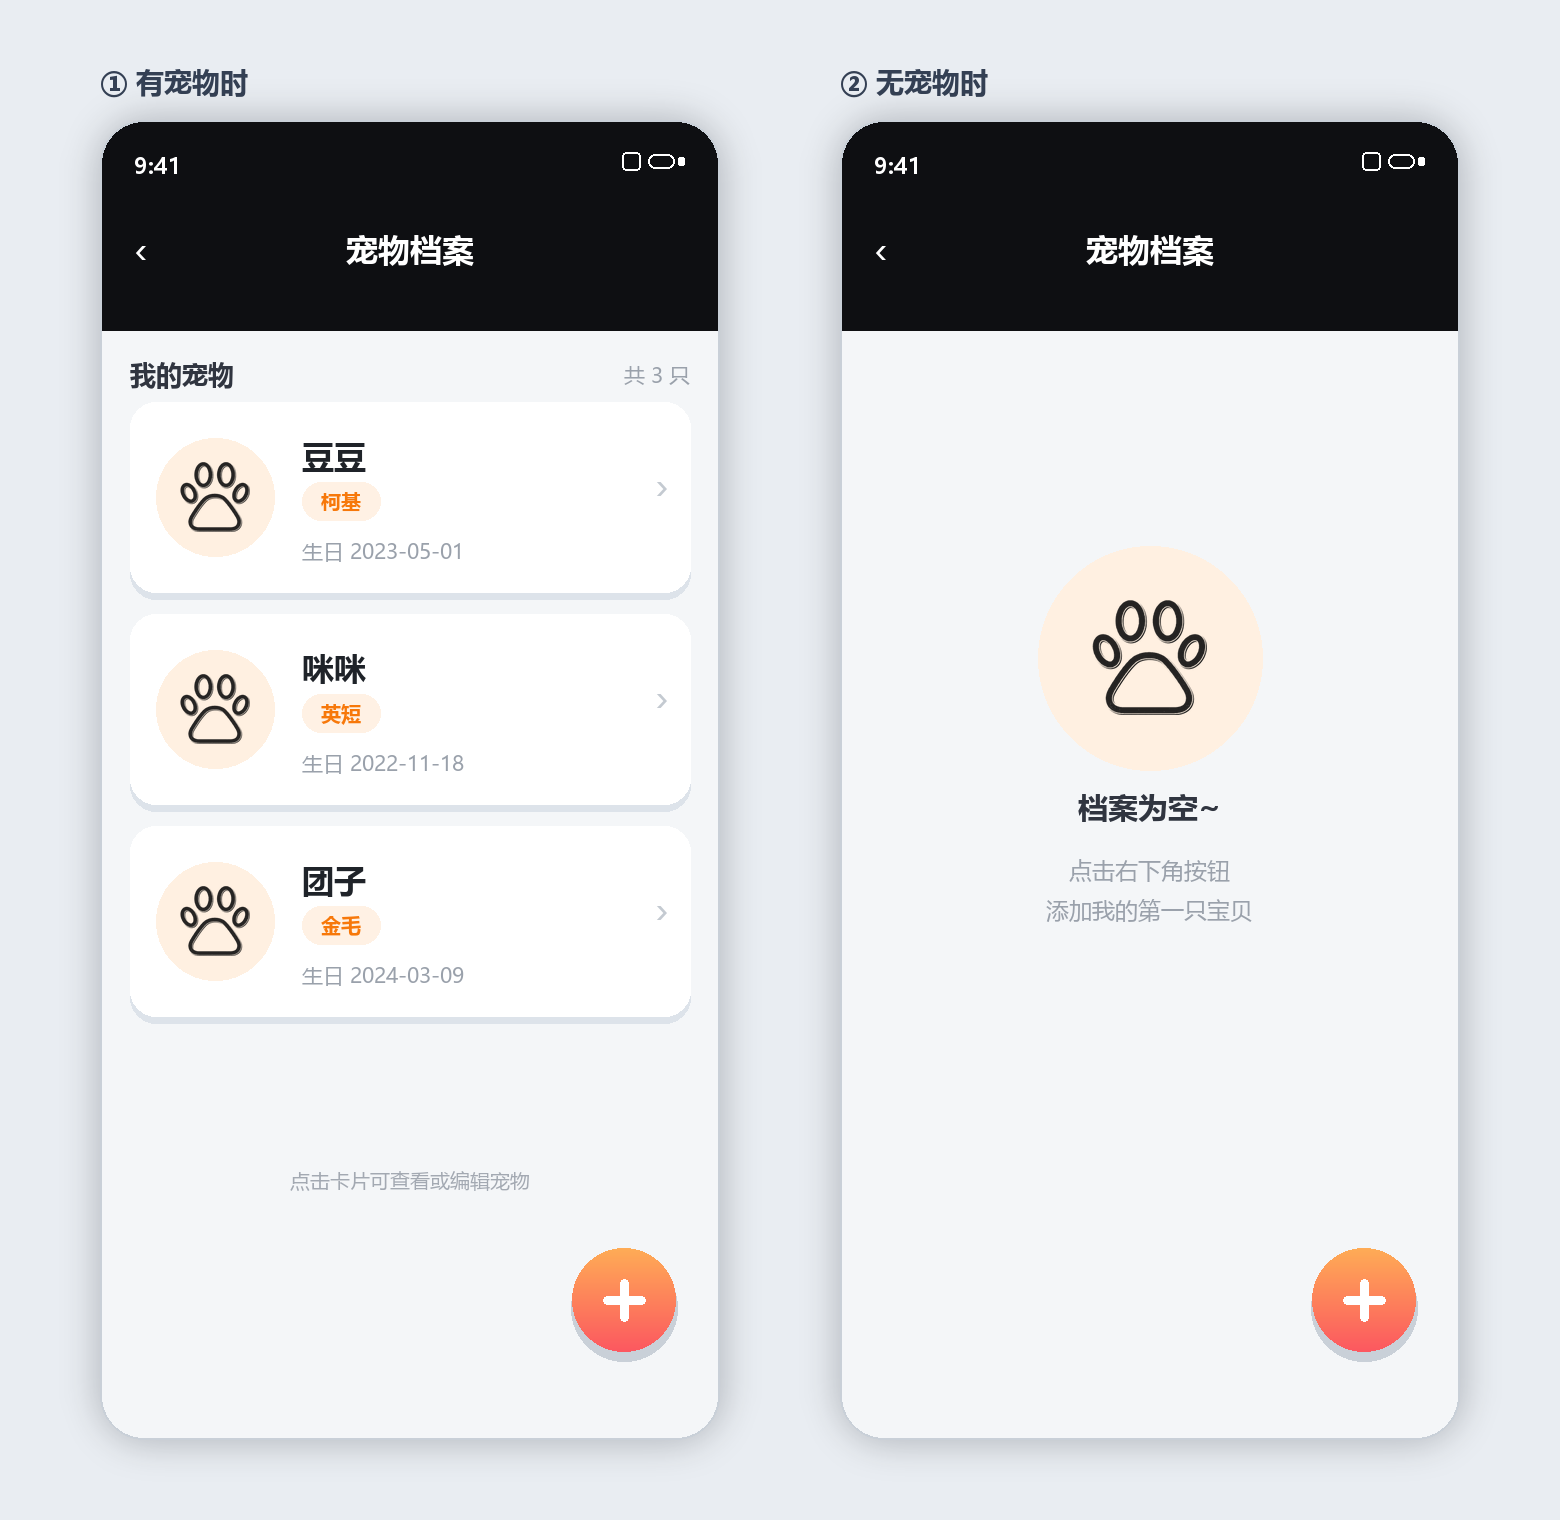

This figure's Python source:
from PIL import Image, ImageDraw, ImageFont, ImageFilter
import os

ROOT = os.path.abspath(os.path.join(os.path.dirname(__file__), "..", ".."))
IMAGES = os.path.join(ROOT, "frontend", "images")
OUT = os.path.join(ROOT, "docs", "design", "pet-list-draft.png")

REGULAR = "C:/Windows/Fonts/msyh.ttc"
BOLD = "C:/Windows/Fonts/msyhbd.ttc"


def font(size, bold=False):
    return ImageFont.truetype(BOLD if bold else REGULAR, size)


def text(draw, xy, value, size, color, bold=False, anchor="la"):
    draw.text(xy, value, font=font(size, bold), fill=color, anchor=anchor)


def rounded(draw, box, radius, fill):
    draw.rounded_rectangle(box, radius=radius, fill=fill)


def gradient_circle(size, top, bottom):
    grad = Image.new("RGB", (size, size), top)
    gd = ImageDraw.Draw(grad)
    for y in range(size):
        t = y / max(size - 1, 1)
        color = tuple(int(top[i] + (bottom[i] - top[i]) * t) for i in range(3))
        gd.line([(0, y), (size, y)], fill=color)
    mask = Image.new("L", (size, size), 0)
    ImageDraw.Draw(mask).ellipse([0, 0, size - 1, size - 1], fill=255)
    out = Image.new("RGBA", (size, size), (0, 0, 0, 0))
    out.paste(grad, (0, 0), mask)
    return out


def paste_contain(base, path, box, opacity=255):
    img = Image.open(path).convert("RGBA")
    target_w, target_h = box[2] - box[0], box[3] - box[1]
    ratio = min(target_w / img.width, target_h / img.height)
    size = (max(1, int(img.width * ratio)), max(1, int(img.height * ratio)))
    img = img.resize(size, Image.LANCZOS)
    if opacity < 255:
        alpha = img.getchannel("A").point(lambda a: a * opacity // 255)
        img.putalpha(alpha)
    x = box[0] + (target_w - size[0]) // 2
    y = box[1] + (target_h - size[1]) // 2
    base.alpha_composite(img, (x, y))


def draw_header(draw, title="\u5ba0\u7269\u6863\u6848"):
    rounded(draw, [0, 0, 619, 210], 44, "#0E0F12")
    draw.rectangle([0, 90, 619, 210], fill="#0E0F12")
    text(draw, (34, 30), "9:41", 22, "#FFFFFF", True)
    draw.rounded_rectangle([548, 34, 574, 48], radius=7, outline="#FFFFFF", width=2)
    draw.rounded_rectangle([578, 37, 584, 45], radius=2, fill="#FFFFFF")
    draw.rounded_rectangle([522, 32, 540, 50], radius=4, outline="#FFFFFF", width=2)
    text(draw, (34, 128), "\u2039", 40, "#FFFFFF", False, "lm")
    text(draw, (310, 128), title, 32, "#FFFFFF", True, "mm")


def draw_pet_card(img, draw, y, name, breed, birthday):
    left, width, height = 30, 560, 190
    draw.rounded_rectangle([left, y + 7, left + width, y + 7 + height], radius=26, fill="#DDE3EA")
    rounded(draw, [left, y, left + width, y + height], 26, "#FFFFFF")
    draw.ellipse([left + 26, y + 36, left + 144, y + 154], fill="#FFF0E1")
    paste_contain(img, os.path.join(IMAGES, "paw.png"), [left + 50, y + 60, left + 120, y + 130], 235)
    text(draw, (left + 172, y + 32), name, 32, "#1F2329", True)
    pill = [left + 172, y + 80, left + 172 + 34 + len(breed) * 22, y + 118]
    rounded(draw, pill, 19, "#FFF1E4")
    text(draw, ((pill[0] + pill[2]) // 2, (pill[1] + pill[3]) // 2), breed, 20, "#F7780A", True, "mm")
    text(draw, (left + 172, y + 134), "\u751f\u65e5 " + birthday, 21, "#9AA1AB")
    text(draw, (left + 532, y + 82), "\u203a", 40, "#C4CAD1", False, "mm")


def draw_fab(img, draw, cx=524, cy=1180):
    draw.ellipse([cx - 53, cy - 45, cx + 53, cy + 61], fill="#C9D0D8")
    fab = gradient_circle(104, (255, 172, 86), (252, 88, 96))
    img.alpha_composite(fab, (cx - 52, cy - 52))
    draw.rounded_rectangle([cx - 21, cy - 4, cx + 21, cy + 4], radius=4, fill="#FFFFFF")
    draw.rounded_rectangle([cx - 4, cy - 21, cx + 4, cy + 21], radius=4, fill="#FFFFFF")


def new_phone():
    return Image.new("RGBA", (620, 1320), (0, 0, 0, 0))


def finish_phone(phone):
    mask = Image.new("L", (620, 1320), 0)
    ImageDraw.Draw(mask).rounded_rectangle([0, 0, 619, 1319], radius=44, fill=255)
    phone.putalpha(mask)
    ImageDraw.Draw(phone).rounded_rectangle([0, 0, 619, 1319], radius=44, outline="#C9D0D8", width=2)
    return phone


def build_list_phone():
    img = new_phone()
    draw = ImageDraw.Draw(img)
    draw.rounded_rectangle([0, 0, 619, 1319], radius=44, fill="#F4F6F8")
    draw_header(draw)
    text(draw, (30, 236), "\u6211\u7684\u5ba0\u7269", 26, "#303540", True)
    text(draw, (590, 240), "\u5171 3 \u53ea", 21, "#9AA1AB", False, "ra")
    draw_pet_card(img, draw, 282, "\u8c46\u8c46", "\u67ef\u57fa", "2023-05-01")
    draw_pet_card(img, draw, 494, "\u54aa\u54aa", "\u82f1\u77ed", "2022-11-18")
    draw_pet_card(img, draw, 706, "\u56e2\u5b50", "\u91d1\u6bdb", "2024-03-09")
    text(draw, (310, 1060), "\u70b9\u51fb\u5361\u7247\u53ef\u67e5\u770b\u6216\u7f16\u8f91\u5ba0\u7269", 20, "#A3A9B2", False, "mm")
    draw_fab(img, draw)
    return finish_phone(img)


def build_empty_phone():
    img = new_phone()
    draw = ImageDraw.Draw(img)
    draw.rounded_rectangle([0, 0, 619, 1319], radius=44, fill="#F4F6F8")
    draw_header(draw)
    draw.ellipse([198, 426, 422, 650], fill="#FFF0E1")
    paste_contain(img, os.path.join(IMAGES, "paw.png"), [252, 480, 368, 596], 235)
    text(draw, (310, 686), "\u6863\u6848\u4e3a\u7a7a~", 30, "#303540", True, "mm")
    text(draw, (310, 750), "\u70b9\u51fb\u53f3\u4e0b\u89d2\u6309\u94ae", 23, "#9AA1AB", False, "mm")
    text(draw, (310, 790), "\u6dfb\u52a0\u6211\u7684\u7b2c\u4e00\u53ea\u5b9d\u8d1d", 23, "#9AA1AB", False, "mm")
    draw_fab(img, draw)
    return finish_phone(img)


def main():
    canvas = Image.new("RGBA", (1560, 1520), "#E9EDF2")
    draw = ImageDraw.Draw(canvas)
    text(draw, (100, 62), "\u2460 \u6709\u5ba0\u7269\u65f6", 28, "#344054", True)
    text(draw, (840, 62), "\u2461 \u65e0\u5ba0\u7269\u65f6", 28, "#344054", True)

    for phone, x in ((build_list_phone(), 100), (build_empty_phone(), 840)):
        shadow = Image.new("RGBA", canvas.size, (0, 0, 0, 0))
        sd = ImageDraw.Draw(shadow)
        sd.rounded_rectangle([x, 120, x + 620, 1440], radius=48, fill=(31, 43, 61, 70))
        shadow = shadow.filter(ImageFilter.GaussianBlur(18))
        canvas.alpha_composite(shadow)
        canvas.alpha_composite(phone, (x, 120))

    canvas.convert("RGB").save(OUT, quality=95)
    print(OUT)


if __name__ == "__main__":
    main()
